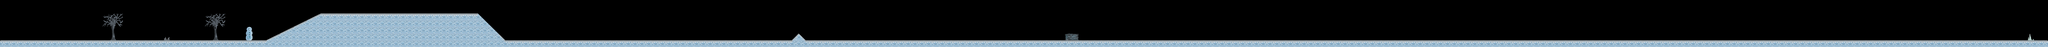

Tiled map render using the project's own tile images. Description and the whole map definition, tile-layer contents included, below:
An orthogonal 300x7 tile map with 64x64 px tiles, 1 tile layer (Tile Layer 1) and 1 object.

<map version="1.9" tiledversion="1.9.0" orientation="orthogonal" renderorder="right-down" width="300" height="7" tilewidth="64" tileheight="64" infinite="0" nextlayerid="2" nextobjectid="1">
 <editorsettings>
  <export target="../public/assets/snow.json" format="json" />
 </editorsettings>
 <tileset firstgid="1" name="snowTiles" tilewidth="64" tileheight="64" tilecount="80" columns="8">
  <image source="../public/assets/snowTiles.png" width="512" height="640" />
  <tile id="0">
   <properties>
    <property name="collision" type="bool" value="false" />
   </properties>
  </tile>
  <tile id="1">
   <properties>
    <property name="collision" type="bool" value="false" />
   </properties>
  </tile>
  <tile id="2">
   <properties>
    <property name="collision" type="bool" value="false" />
   </properties>
  </tile>
  <tile id="3">
   <properties>
    <property name="collision" type="bool" value="false" />
   </properties>
  </tile>
  <tile id="4">
   <properties>
    <property name="collision" type="bool" value="false" />
   </properties>
  </tile>
  <tile id="5">
   <properties>
    <property name="collision" type="bool" value="false" />
   </properties>
  </tile>
  <tile id="6">
   <properties>
    <property name="collision" type="bool" value="false" />
   </properties>
  </tile>
  <tile id="7">
   <properties>
    <property name="collision" type="bool" value="false" />
   </properties>
  </tile>
  <tile id="8">
   <properties>
    <property name="collision" type="bool" value="true" />
   </properties>
  </tile>
  <tile id="9">
   <properties>
    <property name="collision" type="bool" value="true" />
   </properties>
  </tile>
  <tile id="10">
   <properties>
    <property name="collision" type="bool" value="true" />
   </properties>
  </tile>
  <tile id="11">
   <properties>
    <property name="collision" type="bool" value="true" />
   </properties>
   <objectgroup draworder="index" id="2">
    <object id="2" x="0.375" y="63.75">
     <polygon points="-0.368056,0.247222 63.625,-32.0781 63.6328,0.246094" />
    </object>
   </objectgroup>
  </tile>
  <tile id="12">
   <properties>
    <property name="collision" type="bool" value="true" />
   </properties>
  </tile>
  <tile id="13">
   <properties>
    <property name="collision" type="bool" value="true" />
   </properties>
  </tile>
  <tile id="14">
   <properties>
    <property name="collision" type="bool" value="true" />
   </properties>
  </tile>
  <tile id="15">
   <properties>
    <property name="collision" type="bool" value="true" />
   </properties>
  </tile>
  <tile id="16">
   <properties>
    <property name="collision" type="bool" value="true" />
   </properties>
  </tile>
  <tile id="17">
   <properties>
    <property name="collision" type="bool" value="true" />
   </properties>
  </tile>
  <tile id="18">
   <properties>
    <property name="collision" type="bool" value="true" />
   </properties>
  </tile>
  <tile id="19">
   <properties>
    <property name="collision" type="bool" value="true" />
   </properties>
  </tile>
  <tile id="20">
   <properties>
    <property name="collision" type="bool" value="true" />
   </properties>
  </tile>
  <tile id="21">
   <properties>
    <property name="collision" type="bool" value="true" />
   </properties>
  </tile>
  <tile id="22">
   <properties>
    <property name="collision" type="bool" value="true" />
   </properties>
  </tile>
  <tile id="23">
   <properties>
    <property name="collision" type="bool" value="true" />
   </properties>
  </tile>
  <tile id="24">
   <properties>
    <property name="collision" type="bool" value="true" />
   </properties>
  </tile>
  <tile id="25">
   <properties>
    <property name="collision" type="bool" value="true" />
   </properties>
  </tile>
  <tile id="26">
   <properties>
    <property name="collision" type="bool" value="true" />
   </properties>
  </tile>
  <tile id="27">
   <properties>
    <property name="collision" type="bool" value="true" />
   </properties>
  </tile>
  <tile id="28">
   <properties>
    <property name="collision" type="bool" value="true" />
   </properties>
  </tile>
  <tile id="29">
   <properties>
    <property name="collision" type="bool" value="true" />
   </properties>
  </tile>
  <tile id="30">
   <properties>
    <property name="collision" type="bool" value="true" />
   </properties>
  </tile>
  <tile id="31">
   <properties>
    <property name="collision" type="bool" value="true" />
   </properties>
  </tile>
  <tile id="32">
   <properties>
    <property name="collision" type="bool" value="false" />
   </properties>
  </tile>
  <tile id="33">
   <properties>
    <property name="collision" type="bool" value="false" />
   </properties>
  </tile>
  <tile id="34">
   <properties>
    <property name="collision" type="bool" value="false" />
   </properties>
  </tile>
  <tile id="35">
   <properties>
    <property name="collision" type="bool" value="false" />
   </properties>
  </tile>
  <tile id="36">
   <properties>
    <property name="collision" type="bool" value="true" />
   </properties>
  </tile>
  <tile id="37">
   <properties>
    <property name="collision" type="bool" value="true" />
   </properties>
  </tile>
  <tile id="38">
   <properties>
    <property name="collision" type="bool" value="true" />
   </properties>
  </tile>
  <tile id="39">
   <properties>
    <property name="collision" type="bool" value="true" />
   </properties>
  </tile>
  <tile id="40">
   <properties>
    <property name="collision" type="bool" value="false" />
   </properties>
  </tile>
  <tile id="41">
   <properties>
    <property name="collision" type="bool" value="false" />
   </properties>
  </tile>
  <tile id="42">
   <properties>
    <property name="collision" type="bool" value="false" />
   </properties>
  </tile>
  <tile id="43">
   <properties>
    <property name="collision" type="bool" value="true" />
   </properties>
  </tile>
  <tile id="44">
   <properties>
    <property name="collision" type="bool" value="true" />
   </properties>
  </tile>
  <tile id="45">
   <properties>
    <property name="collision" type="bool" value="true" />
   </properties>
  </tile>
  <tile id="46">
   <properties>
    <property name="collision" type="bool" value="true" />
   </properties>
  </tile>
  <tile id="47">
   <properties>
    <property name="collision" type="bool" value="true" />
   </properties>
  </tile>
  <tile id="48">
   <properties>
    <property name="collision" type="bool" value="false" />
   </properties>
  </tile>
  <tile id="49">
   <properties>
    <property name="collision" type="bool" value="false" />
   </properties>
  </tile>
  <tile id="50">
   <properties>
    <property name="collision" type="bool" value="false" />
   </properties>
  </tile>
  <tile id="51">
   <properties>
    <property name="collision" type="bool" value="false" />
   </properties>
  </tile>
  <tile id="52">
   <properties>
    <property name="collision" type="bool" value="true" />
   </properties>
  </tile>
  <tile id="53">
   <properties>
    <property name="collision" type="bool" value="true" />
   </properties>
  </tile>
  <tile id="54">
   <properties>
    <property name="collision" type="bool" value="true" />
   </properties>
  </tile>
  <tile id="55">
   <properties>
    <property name="collision" type="bool" value="true" />
   </properties>
  </tile>
  <tile id="56">
   <properties>
    <property name="collision" type="bool" value="false" />
   </properties>
  </tile>
  <tile id="57">
   <properties>
    <property name="collision" type="bool" value="false" />
   </properties>
  </tile>
  <tile id="58">
   <properties>
    <property name="collision" type="bool" value="false" />
   </properties>
  </tile>
  <tile id="59">
   <properties>
    <property name="collision" type="bool" value="false" />
   </properties>
  </tile>
  <tile id="60">
   <properties>
    <property name="collision" type="bool" value="true" />
   </properties>
  </tile>
  <tile id="61">
   <properties>
    <property name="collision" type="bool" value="true" />
   </properties>
  </tile>
  <tile id="62">
   <properties>
    <property name="collision" type="bool" value="true" />
   </properties>
  </tile>
  <tile id="63">
   <properties>
    <property name="collision" type="bool" value="true" />
   </properties>
  </tile>
  <tile id="64">
   <properties>
    <property name="collision" type="bool" value="false" />
   </properties>
  </tile>
  <tile id="65">
   <properties>
    <property name="collision" type="bool" value="false" />
   </properties>
  </tile>
  <tile id="66">
   <properties>
    <property name="collision" type="bool" value="false" />
   </properties>
  </tile>
  <tile id="67">
   <properties>
    <property name="collision" type="bool" value="false" />
   </properties>
  </tile>
  <tile id="68">
   <properties>
    <property name="collision" type="bool" value="false" />
   </properties>
  </tile>
  <tile id="69">
   <properties>
    <property name="collision" type="bool" value="false" />
   </properties>
  </tile>
  <tile id="70">
   <properties>
    <property name="collision" type="bool" value="false" />
   </properties>
  </tile>
  <tile id="71">
   <properties>
    <property name="collision" type="bool" value="false" />
   </properties>
  </tile>
  <tile id="72">
   <properties>
    <property name="collision" type="bool" value="false" />
   </properties>
  </tile>
  <tile id="73">
   <properties>
    <property name="collision" type="bool" value="false" />
   </properties>
  </tile>
  <tile id="74">
   <properties>
    <property name="collision" type="bool" value="false" />
   </properties>
  </tile>
  <tile id="75">
   <properties>
    <property name="collision" type="bool" value="false" />
   </properties>
  </tile>
  <tile id="76">
   <properties>
    <property name="collision" type="bool" value="false" />
   </properties>
  </tile>
  <tile id="77">
   <properties>
    <property name="collision" type="bool" value="false" />
   </properties>
  </tile>
  <tile id="78">
   <properties>
    <property name="collision" type="bool" value="false" />
   </properties>
  </tile>
  <tile id="79">
   <properties>
    <property name="collision" type="bool" value="false" />
   </properties>
  </tile>
 </tileset>
 <layer id="1" name="Tile Layer 1" width="300" height="7">
  <data encoding="csv">
0,0,0,0,0,0,0,0,0,0,0,0,0,0,0,0,0,0,0,0,0,0,0,0,0,0,0,0,0,0,0,0,0,0,0,0,0,0,0,0,0,0,0,0,0,0,0,0,0,0,0,0,0,0,0,0,0,0,0,0,0,0,0,0,0,0,0,0,0,0,0,0,0,0,0,0,0,0,0,0,0,0,0,0,0,0,0,0,0,0,0,0,0,0,0,0,0,0,0,0,0,0,0,0,0,0,0,0,0,0,0,0,0,0,0,0,0,0,0,0,0,0,0,0,0,0,0,0,0,0,0,0,0,0,0,0,0,0,0,0,0,0,0,0,0,0,0,0,0,0,0,0,0,0,0,0,0,0,0,0,0,0,0,0,0,0,0,0,0,0,0,0,0,0,0,0,0,0,0,0,0,0,0,0,0,0,0,0,0,0,0,0,0,0,0,0,0,0,0,0,0,0,0,0,0,0,0,0,0,0,0,0,0,0,0,0,0,0,0,0,0,0,0,0,0,0,0,0,0,0,0,0,0,0,0,0,0,0,0,0,0,0,0,0,0,0,0,0,0,0,0,0,0,0,0,0,0,0,0,0,0,0,0,0,0,0,0,0,0,0,0,0,0,0,0,0,0,0,0,0,0,0,0,0,0,0,0,0,0,0,0,0,0,0,0,0,0,0,0,0,
0,0,0,0,0,0,0,0,0,0,0,0,0,0,0,0,0,0,0,0,0,0,0,0,0,0,0,0,0,0,0,0,0,0,0,0,0,0,0,0,0,0,0,0,0,0,0,0,0,0,0,0,0,0,0,0,0,0,0,0,0,0,0,0,0,0,0,0,0,0,0,0,0,0,0,0,0,0,0,0,0,0,0,0,0,0,0,0,0,0,0,0,0,0,0,0,0,0,0,0,0,0,0,0,0,0,0,0,0,0,0,0,0,0,0,0,0,0,0,0,0,0,0,0,0,0,0,0,0,0,0,0,0,0,0,0,0,0,0,0,0,0,0,0,0,0,0,0,0,0,0,0,0,0,0,0,0,0,0,0,0,0,0,0,0,0,0,0,0,0,0,0,0,0,0,0,0,0,0,0,0,0,0,0,0,0,0,0,0,0,0,0,0,0,0,0,0,0,0,0,0,0,0,0,0,0,0,0,0,0,0,0,0,0,0,0,0,0,0,0,0,0,0,0,0,0,0,0,0,0,0,0,0,0,0,0,0,0,0,0,0,0,0,0,0,0,0,0,0,0,0,0,0,0,0,0,0,0,0,0,0,0,0,0,0,0,0,0,0,0,0,0,0,0,0,0,0,0,0,0,0,0,0,0,0,0,0,0,0,0,0,0,0,0,0,0,0,0,0,0,
0,0,0,0,0,0,0,0,0,0,0,0,0,0,0,33,34,35,0,0,0,0,0,0,0,0,0,0,0,0,33,34,35,0,0,0,0,0,0,0,0,0,0,0,0,12,13,10,10,10,10,10,10,10,10,10,10,10,10,10,10,10,10,10,10,10,10,10,10,10,56,0,0,0,0,0,0,0,0,0,0,0,0,0,0,0,0,0,0,0,0,0,0,0,0,0,0,0,0,0,0,0,0,0,0,0,0,0,0,0,0,0,0,0,0,0,0,0,0,0,0,0,0,0,0,0,0,0,0,0,0,0,0,0,0,0,0,0,0,0,0,0,0,0,0,0,0,0,0,0,0,0,0,0,0,0,0,0,0,0,0,0,0,0,0,0,0,0,0,0,0,0,0,0,0,0,0,0,0,0,0,0,0,0,0,0,0,0,0,0,0,0,0,0,0,0,0,0,0,0,0,0,0,0,0,0,0,0,0,0,0,0,0,0,0,0,0,0,0,0,0,0,0,0,0,0,0,0,0,0,0,0,0,0,0,0,0,0,0,0,0,0,0,0,0,0,0,0,0,0,0,0,0,0,0,0,0,0,0,0,0,0,0,0,0,0,0,0,0,0,0,0,0,0,0,0,0,0,0,0,0,0,0,0,0,0,0,0,0,0,0,0,0,0,0,0,0,0,0,0,
0,0,0,0,0,0,0,0,0,0,0,0,0,0,0,41,42,43,0,0,0,0,0,0,0,0,0,0,0,0,41,42,43,0,0,0,0,0,0,0,0,0,0,12,13,21,21,21,18,18,18,18,18,18,18,18,18,18,18,18,18,18,18,18,18,18,18,18,18,22,22,56,0,0,0,0,0,0,0,0,0,0,0,0,0,0,0,0,0,0,0,0,0,0,0,0,0,0,0,0,0,0,0,0,0,0,0,0,0,0,0,0,0,0,0,0,0,0,0,0,0,0,0,0,0,0,0,0,0,0,0,0,0,0,0,0,0,0,0,0,0,0,0,0,0,0,0,0,0,0,0,0,0,0,0,0,0,0,0,0,0,0,0,0,0,0,0,0,0,0,0,0,0,0,0,0,0,0,0,0,0,0,0,0,0,0,0,0,0,0,0,0,0,0,0,0,0,0,0,0,0,0,0,0,0,0,0,0,0,0,0,0,0,0,0,0,0,0,0,0,0,0,0,0,0,0,0,0,0,0,0,0,0,0,0,0,0,0,0,0,0,0,0,0,0,0,0,0,0,0,0,0,0,0,0,0,0,0,0,0,0,0,0,0,0,0,0,0,0,0,0,0,0,0,0,0,0,0,0,0,0,0,0,0,0,0,0,0,0,0,0,0,0,0,0,0,0,0,0,0,
0,0,0,0,0,0,0,0,0,0,0,0,0,0,0,0,50,0,0,0,0,0,0,0,0,0,0,0,0,0,0,49,0,0,0,0,72,0,0,0,0,12,13,20,21,21,21,22,18,18,18,18,18,18,18,18,18,18,18,18,18,18,18,18,18,18,18,18,18,22,22,22,56,0,0,0,0,0,0,0,0,0,0,0,0,0,0,0,0,0,0,0,0,0,0,0,0,0,0,0,0,0,0,0,0,0,0,0,0,0,0,0,0,0,0,0,0,0,0,0,0,0,0,0,0,0,0,0,0,0,0,0,0,0,0,0,0,0,0,0,0,0,0,0,0,0,0,0,0,0,0,0,0,0,0,0,0,0,0,0,0,0,0,0,0,0,0,0,0,0,0,0,0,0,0,0,0,0,0,0,0,0,0,0,0,0,0,0,0,0,0,0,0,0,0,0,0,0,0,0,0,0,0,0,0,0,0,0,0,0,0,0,0,0,0,0,0,0,0,0,0,0,0,0,0,0,0,0,0,0,0,0,0,0,0,0,0,0,0,0,0,0,0,0,0,0,0,0,0,0,0,0,0,0,0,0,0,0,0,0,0,0,0,0,0,0,0,0,0,0,0,0,0,0,0,0,0,0,0,0,0,0,0,0,0,0,0,0,0,0,0,0,0,0,0,0,0,0,0,0,
0,0,0,0,0,0,0,0,0,0,0,0,0,0,0,0,58,0,0,0,0,0,0,0,4,0,0,0,0,0,0,58,0,0,0,0,80,0,0,12,13,20,21,21,22,22,22,18,18,18,18,18,18,18,18,18,18,18,18,18,18,18,18,18,18,18,18,18,18,22,22,22,22,38,0,0,0,0,0,0,0,0,0,0,0,0,0,0,0,0,0,0,0,0,0,0,0,0,0,0,0,0,0,0,0,0,0,0,0,0,0,0,0,0,0,0,37,38,0,0,0,0,0,0,0,0,0,0,0,0,0,0,0,0,0,0,0,0,0,0,0,0,0,0,0,0,0,0,0,0,0,0,0,0,0,0,68,69,0,0,0,0,0,0,0,0,0,0,0,0,0,0,0,0,0,0,0,0,0,0,0,0,0,0,0,0,0,0,0,0,0,0,0,0,0,0,0,0,0,0,0,0,0,0,0,0,0,0,0,0,0,0,0,0,0,0,0,0,0,0,0,0,0,0,0,0,0,0,0,0,0,0,0,0,0,0,0,0,0,0,0,0,0,0,0,0,0,0,0,0,0,0,0,0,0,0,0,0,0,0,0,0,0,0,0,0,0,0,0,0,0,0,0,0,0,0,0,0,0,0,0,0,0,0,0,0,0,0,0,0,0,0,0,0,0,0,0,2,0,0,
9,10,10,10,10,10,10,10,10,10,10,10,10,10,10,10,10,10,10,10,10,10,10,10,10,10,10,10,10,10,10,10,10,10,10,10,10,10,10,20,22,22,22,21,22,22,22,18,18,18,18,18,18,18,18,18,18,18,18,18,18,18,18,18,18,18,18,18,18,22,22,22,22,23,10,10,10,10,10,10,10,10,10,10,10,10,10,10,10,10,10,10,10,10,10,10,10,10,10,10,10,10,10,10,10,10,10,10,10,10,10,10,10,10,10,10,45,46,10,10,10,10,10,10,10,10,10,10,10,10,10,10,10,10,10,10,10,10,10,10,10,10,10,10,10,10,10,10,10,10,10,10,10,10,10,10,10,10,10,10,10,10,10,10,10,10,10,10,10,10,10,10,10,10,10,10,10,10,10,10,10,10,10,10,10,10,10,10,10,10,10,10,10,10,10,10,10,10,10,10,10,10,10,10,10,10,10,10,10,10,10,10,10,10,10,10,10,10,10,10,10,10,10,10,10,10,10,10,10,10,10,10,10,10,10,10,10,10,10,10,10,10,10,10,10,10,10,10,10,10,10,10,10,10,10,10,10,10,10,10,10,10,10,10,10,10,10,10,10,10,10,10,10,10,10,10,10,10,10,10,10,10,10,10,10,10,10,10,10,10,10,10,10,10,10,10,10,10,10,11
</data>
 </layer>
</map>
